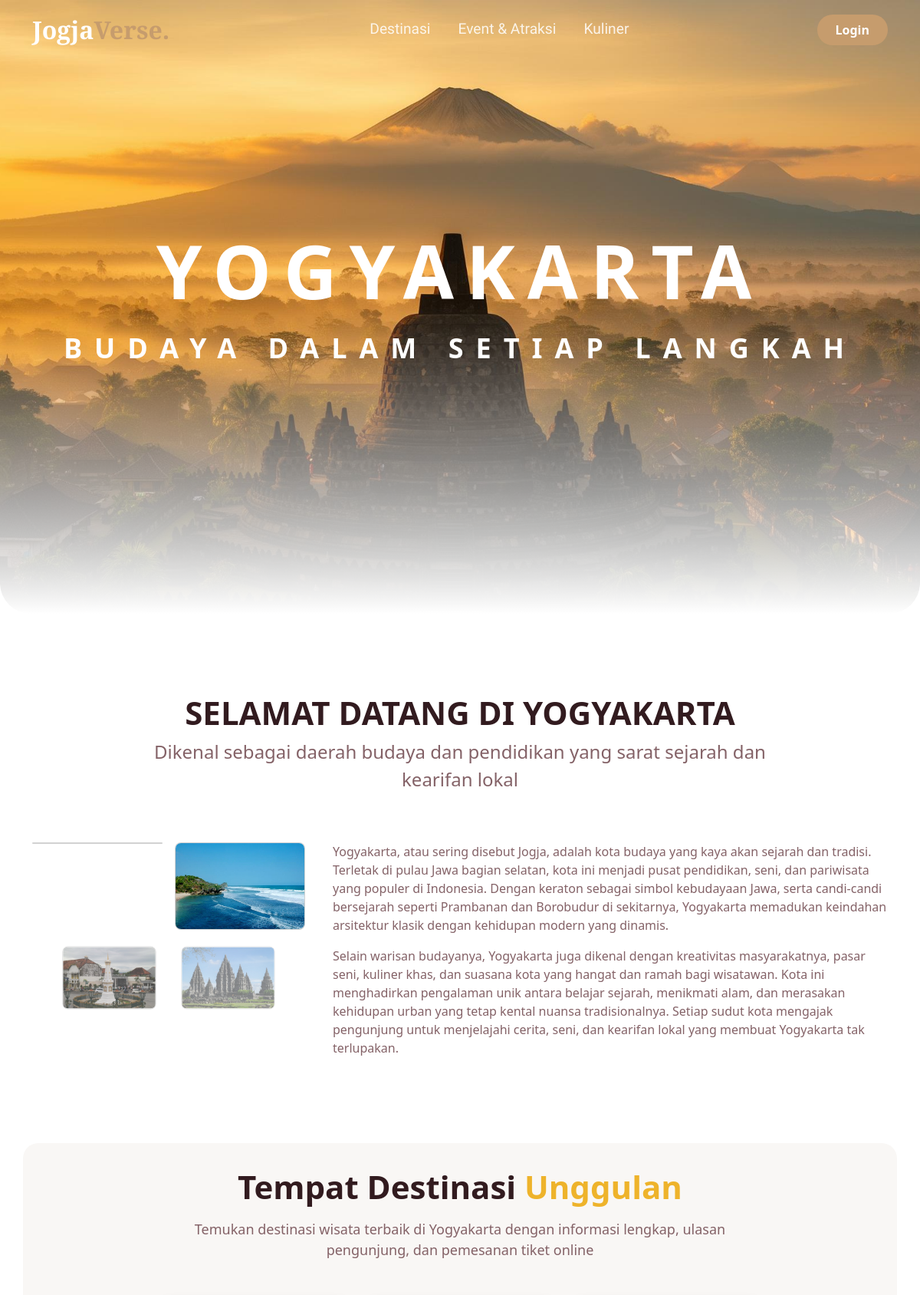
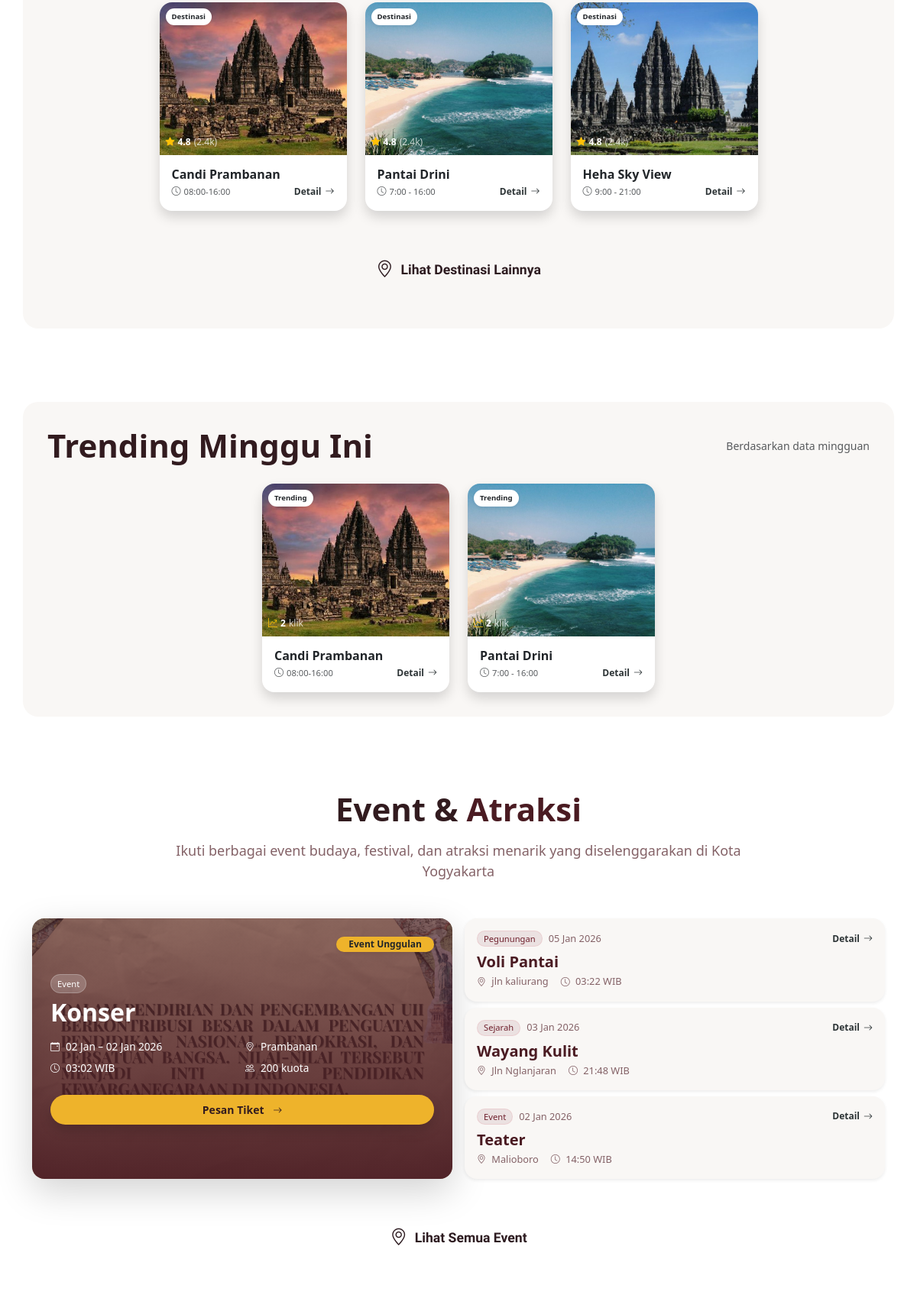
/public/user/php/landingpageclean.php (upper part), run on the app's committed database (2 pictures, top to bottom).
### tables this page shows
CREATE TABLE `destinasi` (
  `id_destinasi` bigint UNSIGNED NOT NULL,
  `id_kategori` bigint UNSIGNED DEFAULT NULL,
  `nama` varchar(160) NOT NULL,
  `slug` varchar(180) NOT NULL,
  `deskripsi` text,
  `alamat` varchar(255) DEFAULT NULL,
  `kota` varchar(80) DEFAULT NULL,
  `latitude` decimal(10,7) DEFAULT NULL,
  `longitude` decimal(10,7) DEFAULT NULL,
  `jam_operasional` varchar(120) DEFAULT NULL,
  `harga_tiket` int UNSIGNED DEFAULT '0',
  `nomor_kontak` varchar(30) DEFAULT NULL,
  `gambar_sampul_url` varchar(255) DEFAULT NULL,
  `status` enum('draft','publish','arsip') NOT NULL DEFAULT 'draft',
  `dibuat_oleh` bigint UNSIGNED DEFAULT NULL,
  `dibuat_pada` datetime NOT NULL DEFAULT CURRENT_TIMESTAMP,
  `diubah_pada` datetime DEFAULT NULL ON UPDATE CURRENT_TIMESTAMP
);

CREATE TABLE `event` (
  `id_event` bigint UNSIGNED NOT NULL,
  `id_destinasi` bigint UNSIGNED DEFAULT NULL,
  `id_kategori` bigint UNSIGNED DEFAULT NULL,
  `judul` varchar(180) NOT NULL,
  `slug` varchar(200) NOT NULL,
  `deskripsi` text,
  `lokasi` varchar(255) DEFAULT NULL,
  `latitude` decimal(10,7) DEFAULT NULL,
  `longitude` decimal(10,7) DEFAULT NULL,
  `mulai_pada` datetime NOT NULL,
  `selesai_pada` datetime NOT NULL,
  `kuota` int UNSIGNED DEFAULT '0',
  `harga` int UNSIGNED DEFAULT '0',
  `gambar_sampul_url` varchar(255) DEFAULT NULL,
  `status` enum('draft','publish','dibatalkan','arsip') NOT NULL DEFAULT 'draft',
  `dibuat_oleh` bigint UNSIGNED DEFAULT NULL,
  `dibuat_pada` datetime NOT NULL DEFAULT CURRENT_TIMESTAMP,
  `diubah_pada` datetime DEFAULT NULL ON UPDATE CURRENT_TIMESTAMP
);

CREATE TABLE `kategori` (
  `id_kategori` bigint UNSIGNED NOT NULL,
  `nama` varchar(80) NOT NULL,
  `tipe` enum('destinasi','event','atraksi','kuliner') NOT NULL,
  `dibuat_pada` datetime NOT NULL DEFAULT CURRENT_TIMESTAMP
);

### public/user/php/landingpageclean.php (the view, shortened to what the rows shown need)
<?php
require_once __DIR__ . '/../../../config/koneksi.php';
$destinasi = [];
$res = $koneksi->query("
  SELECT * FROM destinasi
  WHERE status = 'publish'
  ORDER BY dibuat_pada DESC
  LIMIT 3
");
if ($res) {
    while ($row = $res->fetch_assoc()) {
      $destinasi[] = $row;
    }
}
$event = [];
$res = $koneksi->query("
  SELECT e.*, k.nama AS kategori
  FROM event e
  LEFT JOIN kategori k ON e.id_kategori = k.id_kategori
  WHERE e.status = 'publish'
  ORDER BY e.kuota DESC
  LIMIT 4
");
if ($res) {
    while ($row = $res->fetch_assoc()) {
      $event[] = $row;
    }
}
?>
<!DOCTYPE html>
<html lang="en">
<head>
    <link
      rel="stylesheet"
      href="https://cdn.jsdelivr.net/npm/bootstrap@5.3.8/dist/css/bootstrap.min.css"
    />
    <link rel="stylesheet" href="https://cdn.jsdelivr.net/npm/bootstrap-icons@1.13.1/font/bootstrap-icons.min.css">
    <link href="https://cdnjs.cloudflare.com/ajax/libs/aos/2.3.4/aos.css" rel="stylesheet">
    <link rel="stylesheet" href="../css/style2.css">
</head>
<body>
<section
  id="background"
  class="container-fluid p-5 d-flex flex-column justify-content-center align-items-center text-center text-white min-vh-100"
  data-aos="fade-up"
>
  <h1 class="fw-bold mb-3" style=" font-size: clamp(2.5rem, 8vw, 8rem); letter-spacing: 1rem;">
    <span class="text-gold">YOGYAKARTA</span>
  </h1>
</section>
<section class="deskripsi d-flex justify-content-center align-items-center text-center" data-aos="fade-up">
  <div class="desk">
      <h2 class="title mb-2 fw-bold" style="font-size: clamp(2rem, 3.5vw, 3.5rem);">SELAMAT DATANG DI YOGYAKARTA</h2>
  </div>
</section>
<section class="py-5">
  <div class="container" style="background-color:#F9F7F5; border-radius: 20px; padding: 2rem;" data-aos="fade-up">
    <h2 class="fw-bold mb-3 text-center" style="color: #321B1F; font-size: clamp(2rem, 3.5vw, 3.5rem);">Tempat Destinasi <span style="color: #EEB32B;">Unggulan</span></h2>
    <div class="row g-4 justify-content-center mx-auto">
<?php foreach ($destinasi as $d): ?>
<div class="col-6 col-sm-6 col-md-4 col-lg-3"
     data-aos="zoom-in"
     data-aos-delay="200">
  <div class="card border-0 shadow rounded-4 overflow-hidden h-100">
    <div class="position-relative card-image-wrapper">
      <img src="<?= $d['gambar_sampul_url'] ?>"
           class="card-img-top object-fit-cover"
           alt="<?= $d['nama'] ?>"
           style="height: 200px;">
      <span class="position-absolute top-0 start-0 m-2 py-1 px-2
                   bg-white text-dark rounded-pill fw-bold shadow-sm"
            style="font-size: 0.6rem;">
        Destinasi
      </span>
      <div class="position-absolute bottom-0 start-0 m-2 text-white z-2
                  d-flex align-items-center"
           style="font-size: 0.75rem;">
        <i class="bi bi-star-fill text-warning me-1"></i>
        <span class="fw-bold me-1">4.8</span>
        <span class="opacity-75">(2.4k)</span>
      </div>
    </div>
    <div class="card-body p-3 d-flex flex-column">
      <h5 class="card-title fw-bold mb-1 font-serif fs-6">
        <?= $d['nama'] ?>
      </h5>
      <div class="d-flex align-items-center justify-content-between mt-auto">
        <div class="d-flex align-items-center text-muted"
             style="font-size: 0.7rem;">
          <i class="bi bi-clock me-1"></i>
            <span>
              <?= $d['jam_operasional'] ?? '-' ?>
            </span>
        </div>
        <a href="#"
           class="link-detail-animated"
           style="font-size: 0.75rem;">
          Detail <i class="bi bi-arrow-right"></i>
        </a>
      </div>
    </div>
  </div>
</div>
<?php endforeach; ?>
    </div>
  </div>
</section>
<section class="py-5">
  <div class="container" style="background-color:#F9F7F5; border-radius: 20px; padding: 2rem;" data-aos="fade-up">
    <div class="d-flex flex-wrap justify-content-between align-items-center mb-4 gap-2">
      <h2 class="fw-bold mb-0 text-center" style="color: #321B1F; font-size: clamp(2rem, 3.5vw, 3.5rem);">Trending Minggu Ini</h2>
    </div>
  </div>
</section>
<section class="py-5">
  <h2 class="fw-bold mb-3 text-center" style="color: #321B1F; font-size: clamp(2rem, 3.5vw, 3.5rem);">Event & <span style="color: #4A1B22;">Atraksi</span></h2>
  <div class="container" data-aos="fade-up">
    <div class="row g-3">
      <div class="col-lg-6">
        <?php if(isset($event[0])): $mainEvent = $event[0]; ?>
        <?php
          $event_id = $mainEvent['id_event'] ?? null;
          $event_href = $event_id ? "detailEvent.php?id_event=" . $event_id : "eventLainnya.php";
        ?>
        <div class="card h-100 border-0 rounded-4 p-3 p-lg-4 text-white position-relative overflow-hidden shadow-lg">
          <img src="<?= $mainEvent['gambar_sampul_url'] ?>"
               class="position-absolute top-0 start-0 w-100 h-100 object-fit-cover"
               alt="<?= $mainEvent['judul'] ?>">
          <div class="position-absolute top-0 start-0 w-100 h-100"
               style="background: linear-gradient(0deg, rgba(74, 27, 34, 0.95) 0%, rgba(74, 27, 34, 0.6) 100%); z-index: 1;">
          </div>
          <div class="position-relative h-100 d-flex flex-column justify-content-center" style="z-index: 2;">
            <span class="position-absolute top-0 end-0 badge text-dark fw-bold px-3 py-1 rounded-pill shadow-sm"
                  style="background-color: #EEB32B; font-size: 0.75rem;">
              Event Unggulan
            </span>
            <div class="mb-2">
              <span class="px-2 py-1 rounded-pill text-white border border-light border-opacity-25"
                    style="font-size: 0.7rem; background: rgba(255,255,255,0.2); backdrop-filter: blur(4px);">
                <?= $mainEvent['kategori'] ?? 'Event' ?>
              </span>
            </div>
            <h3 class="fs-2 fw-bold font-serif mb-3"><?= $mainEvent['judul'] ?></h3>
            <div class="row g-2 mb-4 text-white-50" style="font-size: 0.85rem;">
              <div class="col-6 d-flex align-items-center">
                <i class="bi bi-calendar-event me-2 text-white"></i>
                <span class="text-white">
                  <?= date('d M', strtotime($mainEvent['mulai_pada'])) ?> – <?= date('d M Y', strtotime($mainEvent['selesai_pada'])) ?>
                </span>
              </div>
              <div class="col-6 d-flex align-items-center">
                <i class="bi bi-geo-alt me-2 text-white"></i> <span class="text-white"><?= $mainEvent['lokasi'] ?></span>
              </div>
              <div class="col-6 d-flex align-items-center">
                <i class="bi bi-clock me-2 text-white"></i>
                <span class="text-white"><?= date('H:i', strtotime($mainEvent['mulai_pada'])) ?> WIB</span>
              </div>
              <div class="col-6 d-flex align-items-center">
                <i class="bi bi-people me-2 text-white"></i>
                <span class="text-white"><?= $mainEvent['kuota'] ?? 'Unlimited' ?> kuota</span>
              </div>
            </div>
            <div>
              <a href="<?= $event_href ?>" class="btn btn-sm fw-bold rounded-pill px-4 py-2 w-100 w-md-auto shadow"
                 style="background-color: #EEB32B; color: #321B1F;">
                Pesan Tiket <i class="bi bi-arrow-right ms-2"></i>
              </a>
            </div>
          </div>
        </div>
        <?php endif; ?>
      </div>
      <div class="col-lg-6">
        <div class="d-flex flex-column gap-2 h-100">
          <?php
          $listEvents = array_slice($event, 1, 3);
          foreach($listEvents as $e):
            $event_id = $e['id_event'] ?? null;
            $event_href = $event_id ? "detailEvent.php?id_event=" . $event_id : "eventLainnya.php";
          ?>
          <div class="card border-0 rounded-4 p-3 shadow-sm card-event-hover" style="background-color: #F9F7F5;">
            <div class="d-flex justify-content-between align-items-center mb-2">
              <div class="d-flex align-items-center">
                <span class="badge border border-danger border-opacity-10 rounded-pill px-2 fw-normal" style="font-size: 0.7rem; background-color: #EBE1E1; color: #6F202D;">
                  <?= $e['kategori'] ?? 'Event' ?>
                </span>
                <span class="ms-2 small" style="color: #846267; font-size: 0.8rem;">
                  <?= date('d M Y', strtotime($e['mulai_pada'])) ?>
                </span>
              </div>
              <a href="<?= $event_href ?>" class="link-detail-animated" style="font-size: 0.75rem;">
                  Detail <i class="bi bi-arrow-right"></i>
              </a>
            </div>
            <h6 class="fw-bold font-serif mb-1 fs-5" style="color: #4A1B22;"><?= $e['judul'] ?></h6>
            <div class="text-muted d-flex gap-3" style="font-size: 0.8rem;">
              <span style="color: #846267;"><i class="bi bi-geo-alt me-1"></i> <?= $e['lokasi'] ?></span>
              <span style="color: #846267;"><i class="bi bi-clock me-1"></i> <?= date('H:i', strtotime($e['mulai_pada'])) ?> WIB</span>
            </div>
          </div>
          <?php endforeach; ?>
        </div>
      </div>
    </div>
  </div>
</section>
<link rel="stylesheet" href="../css/jove.css">
</body>
</html>

### data on the page
destinasi: gambar_sampul_url (picture), nama "Candi Prambanan", jam_operasional "08:00-16:00"
destinasi: gambar_sampul_url (picture), nama "Pantai Drini", jam_operasional "7:00 - 16:00"
destinasi: gambar_sampul_url (picture), nama "Heha Sky View", jam_operasional "9:00 - 21:00"
event: gambar_sampul_url (picture), judul "Konser", mulai_pada "02 Jan", selesai_pada "02 Jan 2026", lokasi "Prambanan", mulai_pada "03:02", kuota "200"
event: id_kategori.nama "Pegunungan", mulai_pada "05 Jan 2026", judul "Voli Pantai", lokasi "jln kaliurang", mulai_pada "03:22"
event: id_kategori.nama "Sejarah", mulai_pada "03 Jan 2026", judul "Wayang Kulit", lokasi "Jln Nglanjaran", mulai_pada "21:48"
event: kategori "Event", mulai_pada "02 Jan 2026", judul "Teater", lokasi "Malioboro", mulai_pada "14:50"

### other printed values
$t['count'] "2"
$t['nama'] "Candi Prambanan"
$trend_jam "08:00-16:00"
$t['nama'] "Pantai Drini"
$trend_jam "7:00 - 16:00"
$mainEvent['kategori'] "Event"
